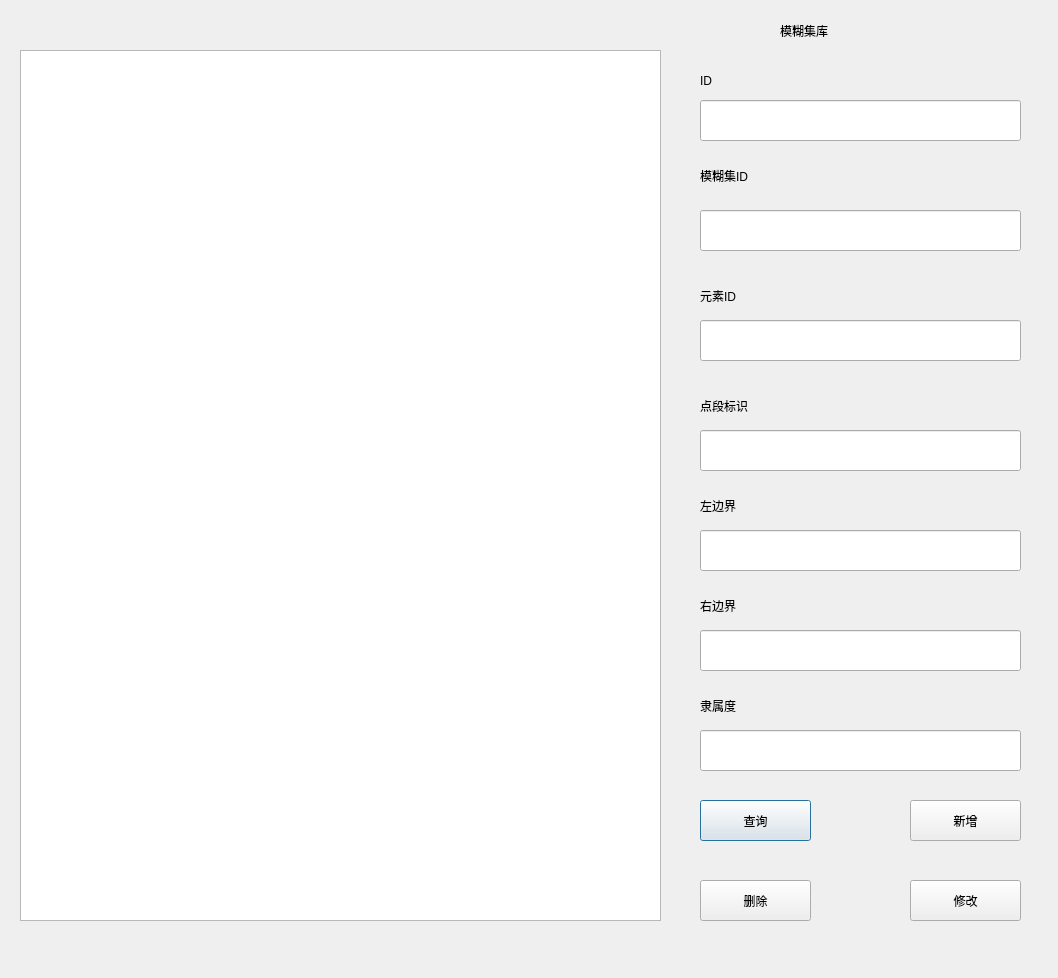
<?xml version="1.0" encoding="UTF-8"?>
<ui version="4.0">
 <class>fuzzyset_dialog</class>
 <widget class="QDialog" name="fuzzyset_dialog">
  <property name="geometry">
   <rect>
    <x>0</x>
    <y>0</y>
    <width>1058</width>
    <height>978</height>
   </rect>
  </property>
  <property name="windowTitle">
   <string>Dialog</string>
  </property>
  <widget class="QLineEdit" name="fuzzyset_id_le">
   <property name="geometry">
    <rect>
     <x>700</x>
     <y>100</y>
     <width>321</width>
     <height>41</height>
    </rect>
   </property>
   <property name="styleSheet">
    <string notr="true">
font: 12pt &quot;宋体&quot;;</string>
   </property>
  </widget>
  <widget class="QLineEdit" name="fuzzyset_setid_le">
   <property name="geometry">
    <rect>
     <x>700</x>
     <y>210</y>
     <width>321</width>
     <height>41</height>
    </rect>
   </property>
   <property name="styleSheet">
    <string notr="true">
font: 12pt &quot;宋体&quot;;</string>
   </property>
  </widget>
  <widget class="QLineEdit" name="fuzzyset_left_le">
   <property name="geometry">
    <rect>
     <x>700</x>
     <y>530</y>
     <width>321</width>
     <height>41</height>
    </rect>
   </property>
   <property name="styleSheet">
    <string notr="true">
font: 12pt &quot;宋体&quot;;</string>
   </property>
  </widget>
  <widget class="QLabel" name="label_4">
   <property name="geometry">
    <rect>
     <x>700</x>
     <y>390</y>
     <width>161</width>
     <height>31</height>
    </rect>
   </property>
   <property name="styleSheet">
    <string notr="true">
font: 16pt &quot;宋体&quot;;</string>
   </property>
   <property name="text">
    <string>点段标识</string>
   </property>
  </widget>
  <widget class="QLabel" name="label_5">
   <property name="geometry">
    <rect>
     <x>700</x>
     <y>490</y>
     <width>151</width>
     <height>31</height>
    </rect>
   </property>
   <property name="styleSheet">
    <string notr="true">
font: 16pt &quot;宋体&quot;;</string>
   </property>
   <property name="text">
    <string>左边界</string>
   </property>
  </widget>
  <widget class="QPushButton" name="fuzzyset_search_btn">
   <property name="geometry">
    <rect>
     <x>700</x>
     <y>800</y>
     <width>111</width>
     <height>41</height>
    </rect>
   </property>
   <property name="styleSheet">
    <string notr="true">
font: 14pt &quot;宋体&quot;;</string>
   </property>
   <property name="text">
    <string>查询</string>
   </property>
  </widget>
  <widget class="QPushButton" name="fuzzyset_delete_btn">
   <property name="geometry">
    <rect>
     <x>700</x>
     <y>880</y>
     <width>111</width>
     <height>41</height>
    </rect>
   </property>
   <property name="styleSheet">
    <string notr="true">
font: 14pt &quot;宋体&quot;;</string>
   </property>
   <property name="text">
    <string>删除</string>
   </property>
  </widget>
  <widget class="QLineEdit" name="fuzzyset_eleid_le">
   <property name="geometry">
    <rect>
     <x>700</x>
     <y>320</y>
     <width>321</width>
     <height>41</height>
    </rect>
   </property>
   <property name="styleSheet">
    <string notr="true">
font: 12pt &quot;宋体&quot;;</string>
   </property>
  </widget>
  <widget class="QLineEdit" name="fuzzyset_pointOrline_le">
   <property name="geometry">
    <rect>
     <x>700</x>
     <y>430</y>
     <width>321</width>
     <height>41</height>
    </rect>
   </property>
   <property name="styleSheet">
    <string notr="true">
font: 12pt &quot;宋体&quot;;</string>
   </property>
  </widget>
  <widget class="QPushButton" name="fuzzyset_add_btn">
   <property name="geometry">
    <rect>
     <x>910</x>
     <y>800</y>
     <width>111</width>
     <height>41</height>
    </rect>
   </property>
   <property name="styleSheet">
    <string notr="true">
font: 14pt &quot;宋体&quot;;</string>
   </property>
   <property name="text">
    <string>新增</string>
   </property>
  </widget>
  <widget class="QPushButton" name="fuzzyset_update_btn">
   <property name="geometry">
    <rect>
     <x>910</x>
     <y>880</y>
     <width>111</width>
     <height>41</height>
    </rect>
   </property>
   <property name="styleSheet">
    <string notr="true">
font: 14pt &quot;宋体&quot;;</string>
   </property>
   <property name="text">
    <string>修改</string>
   </property>
  </widget>
  <widget class="QLabel" name="label_3">
   <property name="geometry">
    <rect>
     <x>700</x>
     <y>280</y>
     <width>121</width>
     <height>31</height>
    </rect>
   </property>
   <property name="styleSheet">
    <string notr="true">
font: 16pt &quot;宋体&quot;;</string>
   </property>
   <property name="text">
    <string>元素ID</string>
   </property>
  </widget>
  <widget class="QTableView" name="fuzzyset_tv">
   <property name="geometry">
    <rect>
     <x>20</x>
     <y>50</y>
     <width>641</width>
     <height>871</height>
    </rect>
   </property>
  </widget>
  <widget class="QLabel" name="label_2">
   <property name="geometry">
    <rect>
     <x>700</x>
     <y>150</y>
     <width>191</width>
     <height>51</height>
    </rect>
   </property>
   <property name="styleSheet">
    <string notr="true">
font: 16pt &quot;宋体&quot;;</string>
   </property>
   <property name="text">
    <string>模糊集ID</string>
   </property>
  </widget>
  <widget class="QLabel" name="label_6">
   <property name="geometry">
    <rect>
     <x>780</x>
     <y>10</y>
     <width>171</width>
     <height>41</height>
    </rect>
   </property>
   <property name="styleSheet">
    <string notr="true">
font: 16pt &quot;宋体&quot;;</string>
   </property>
   <property name="text">
    <string>模糊集库</string>
   </property>
  </widget>
  <widget class="QLabel" name="label">
   <property name="geometry">
    <rect>
     <x>700</x>
     <y>60</y>
     <width>31</width>
     <height>41</height>
    </rect>
   </property>
   <property name="styleSheet">
    <string notr="true">
font: 16pt &quot;宋体&quot;;</string>
   </property>
   <property name="text">
    <string>ID</string>
   </property>
  </widget>
  <widget class="QLabel" name="label_7">
   <property name="geometry">
    <rect>
     <x>700</x>
     <y>590</y>
     <width>151</width>
     <height>31</height>
    </rect>
   </property>
   <property name="styleSheet">
    <string notr="true">
font: 16pt &quot;宋体&quot;;</string>
   </property>
   <property name="text">
    <string>右边界</string>
   </property>
  </widget>
  <widget class="QLineEdit" name="fuzzyset_right_le">
   <property name="geometry">
    <rect>
     <x>700</x>
     <y>630</y>
     <width>321</width>
     <height>41</height>
    </rect>
   </property>
   <property name="styleSheet">
    <string notr="true">
font: 12pt &quot;宋体&quot;;</string>
   </property>
  </widget>
  <widget class="QLabel" name="label_8">
   <property name="geometry">
    <rect>
     <x>700</x>
     <y>690</y>
     <width>151</width>
     <height>31</height>
    </rect>
   </property>
   <property name="styleSheet">
    <string notr="true">
font: 16pt &quot;宋体&quot;;</string>
   </property>
   <property name="text">
    <string>隶属度</string>
   </property>
  </widget>
  <widget class="QLineEdit" name="fuzzyset_belong_le">
   <property name="geometry">
    <rect>
     <x>700</x>
     <y>730</y>
     <width>321</width>
     <height>41</height>
    </rect>
   </property>
   <property name="styleSheet">
    <string notr="true">
font: 12pt &quot;宋体&quot;;</string>
   </property>
  </widget>
 </widget>
 <resources/>
 <connections/>
</ui>
